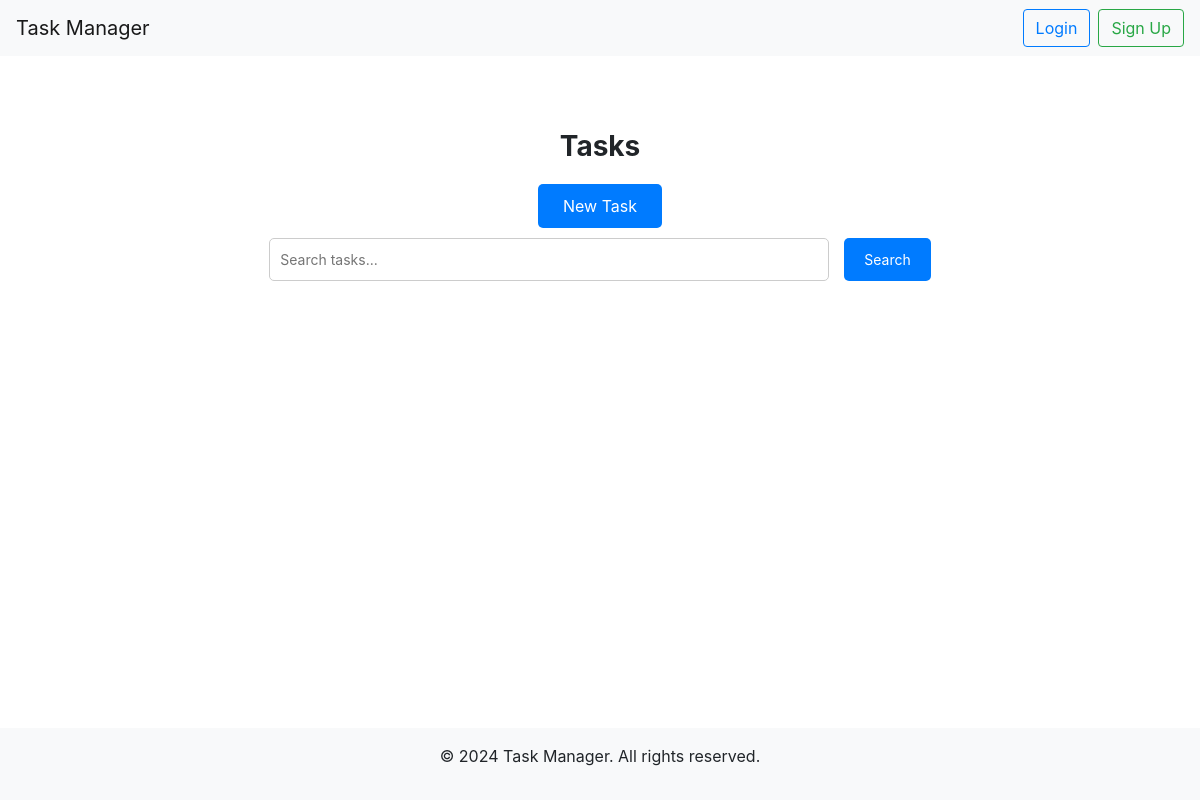
/tasks/, run on an earlier commit of the app's database.
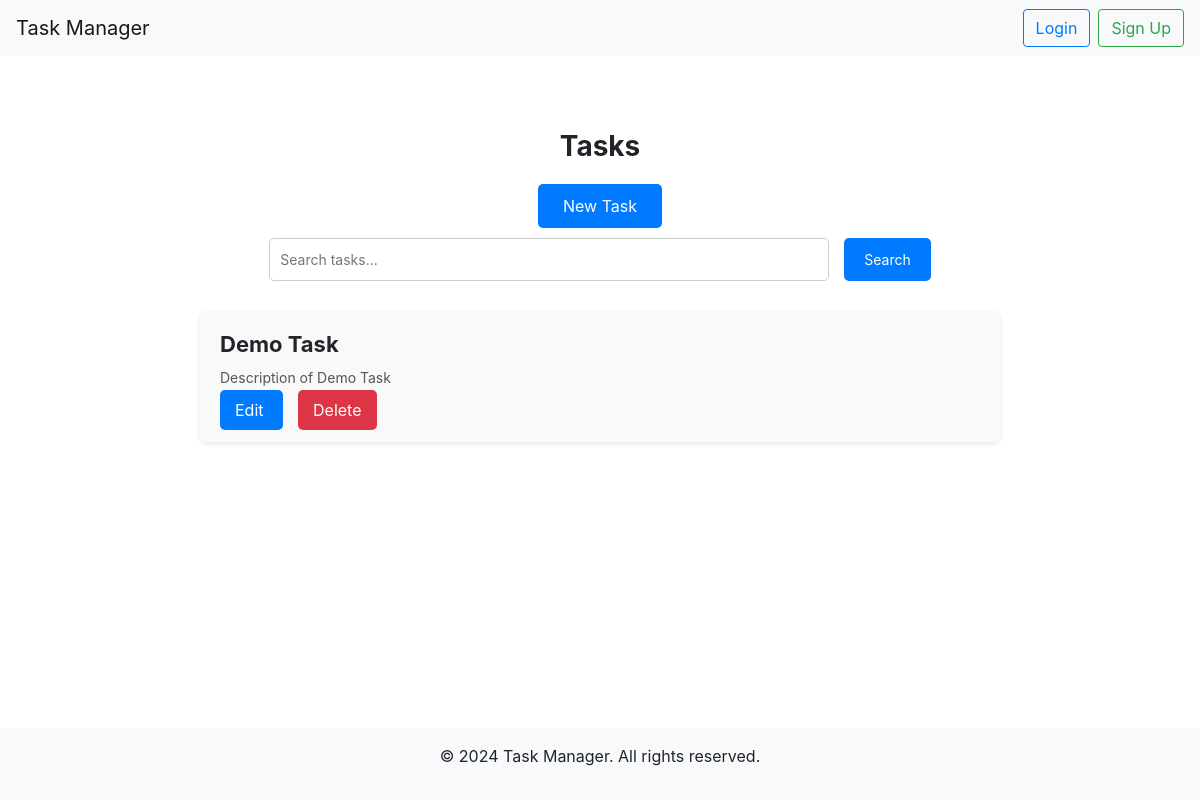
And on a later commit of the database.
### core/models.py (models this page shows, shortened)
class Task(models.Model):
    title = models.CharField(max_length=200)
    description = models.TextField()
    created_at = models.DateTimeField(auto_now_add=True)
    updated_at = models.DateTimeField(auto_now=True)

### core/views.py (the view)
# urls.py: path('tasks/', views.task_list, name='task_list'),
def task_list(request):
    query = request.GET.get('q')
    tasks = Task.objects.filter(title__icontains=query) if query else Task.objects.all()
    return render(request, 'core/task_list.html', {'tasks': tasks})

### core/templates/core/task_list.html
{% extends 'core/base.html' %}
{% block content %}
<div style="max-width: 800px; margin-top: 50px; margin-left: auto; margin-right: auto;">
    <h2 style="text-align: center; font-size: 28px; font-weight: bold; margin-bottom: 30px;">Tasks</h2>
    <div style="text-align: center; margin-bottom: 20px;">
        <a href="{% url 'task_create' %}"
           style="font-size: 16px; padding: 12px 25px; background-color: #007bff; color: white; text-decoration: none; border-radius: 5px; border: none; cursor: pointer;">
            New Task
        </a>
    </div>
    <form method="get" style="display: flex; justify-content: center; gap: 15px; margin-bottom: 30px;">
        <input type="text" name="q" placeholder="Search tasks..." style="padding: 10px; font-size: 14px; width: 70%; border-radius: 5px; border: 1px solid #ccc;">
        <button type="submit" style="padding: 10px 20px; font-size: 14px; background-color: #007bff; color: white; border-radius: 5px; border: none; cursor: pointer;">
            Search
        </button>
    </form>
    <ul style="list-style-type: none; padding: 0;">
        {% for task in tasks %}
        <li style="background-color: #f9f9f9; padding: 20px; margin-bottom: 15px; border-radius: 8px; box-shadow: 0 2px 5px rgba(0, 0, 0, 0.1);">
            <h3 style="font-size: 22px; font-weight: bold; margin: 0;">{{ task.title }}</h3>
            <p style="font-size: 14px; color: #555; margin: 10px 0;">{{ task.description }}</p>
            <div style="margin-top: 10px;">
                <a href="{% url 'task_update' task.pk %}"
                   style="font-size: 16px; padding: 10px 15px; background-color: #007bff; color: white; text-decoration: none; border-radius: 5px; margin-right: 15px;">
                    Edit
                </a>
                <a href="{% url 'task_delete' task.pk %}"
                   style="font-size: 16px; padding: 10px 15px; background-color: #dc3545; color: white; text-decoration: none; border-radius: 5px;">
                    Delete
                </a>
            </div>
        </li>
        {% endfor %}
    </ul>
</div>
{% endblock %}

### core/templates/core/base.html (shortened to what this page needs)
<!DOCTYPE html>
<html>
<head>
    <link rel="stylesheet" href="https://stackpath.bootstrapcdn.com/bootstrap/4.5.2/css/bootstrap.min.css">
</head>
<body>
    <nav class="navbar navbar-expand-lg navbar-light bg-light">
        <a class="navbar-brand" href="{% url 'task_list' %}">Task Manager</a>
        <div class="collapse navbar-collapse" id="navbarNav">
            <ul class="navbar-nav ml-auto">
                {% if user.is_authenticated %}
                    <li class="nav-item">
                        <form method="POST" action="{% url 'logout' %}" class="form-inline my-2 my-lg-0">
                            {% csrf_token %}
                            <button type="submit" class="btn btn-outline-danger my-2 my-sm-0">Logout</button>
                        </form>
                    </li>
                {% else %}
                    <li class="nav-item">
                        <a href="{% url 'login' %}" class="btn btn-outline-primary mr-2 my-2 my-sm-0">Login</a>
                    </li>
                    <li class="nav-item">
                        <a href="{% url 'signup' %}" class="btn btn-outline-success my-2 my-sm-0">Sign Up</a>
                    </li>
                {% endif %}
            </ul>
        </div>
    </nav>
    <div class="container mt-4 content">
        {% block content %}{% endblock %}
    </div>
    <footer>
        <p>&copy; 2024 Task Manager. All rights reserved.</p>
    </footer>
</body>
</html>

### core/templates/core/base.html (style rules this page uses)
html, body { height: 100%; margin: 0; }
body { display: flex; flex-direction: column; }
.content { flex: 1; }
footer { background-color: #f8f9fa; text-align: center; padding: 1rem 0; }

What changed in the data, as far as the page shows it:
added Task: title "Demo Task", description "Description of Demo Task"
